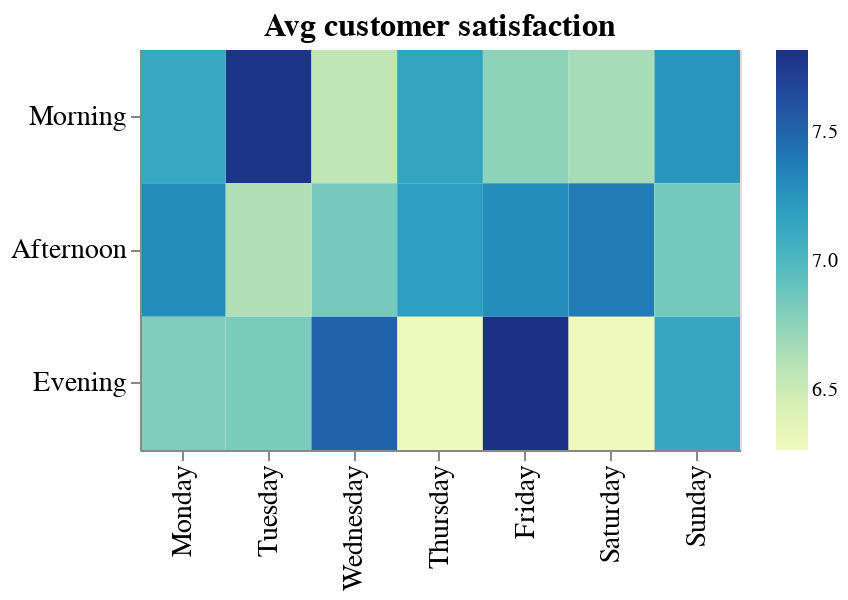

Notebook cell for this chart:
### Code cell
# Same plot as above, using `transform_filter`

plot_4_transform = (alt
 .Chart(new_df)
 .mark_rect()
 .encode(
     alt.X('Day_of_week:N', title=None, sort=days),
     alt.Y('Time_of_day:N', title=None, sort=times),
     alt.Color('mean(Rating):Q', title=None),
     tooltip='mean(Rating):Q')
 .transform_filter(alt.FieldEqualPredicate(field='Branch', equal='A'))
 .configure_axis(labelFontSize=14, titleFontSize=14)
 .configure_title(fontSize=16)
 .properties(width=300, height=200, title='Avg customer satisfaction')
)

plot_4_transform

### Figure 1 — Vega-Lite specification as saved in the notebook (floating-point values rounded to 4 significant figures; data arrays with more than 128 entries replaced by an {"elided": "..."} marker saying what was removed)
{"$schema": "https://vega.github.io/schema/vega-lite/v3.4.0.json", "config": {"axis": {"labelFontSize": 14, "titleFontSize": 14}, "mark": {"tooltip": null}, "title": {"fontSize": 16}, "view": {"height": 300, "width": 400}}, "data": {"name": "data-951c379322c133f0d1db14ecb82b3366"}, "datasets": {"data-951c379322c133f0d1db14ecb82b3366": {"elided": "1000 records"}}, "encoding": {"color": {"aggregate": "mean", "field": "Rating", "title": null, "type": "quantitative"}, "tooltip": {"aggregate": "mean", "field": "Rating", "type": "quantitative"}, "x": {"field": "Day_of_week", "sort": ["Monday", "Tuesday", "Wednesday", "Thursday", "Friday", "Saturday", "Sunday"], "title": null, "type": "nominal"}, "y": {"field": "Time_of_day", "sort": ["Morning", "Afternoon", "Evening"], "title": null, "type": "nominal"}}, "height": 200, "mark": "rect", "title": "Avg customer satisfaction", "transform": [{"filter": {"equal": "A", "field": "Branch"}}], "width": 300}
